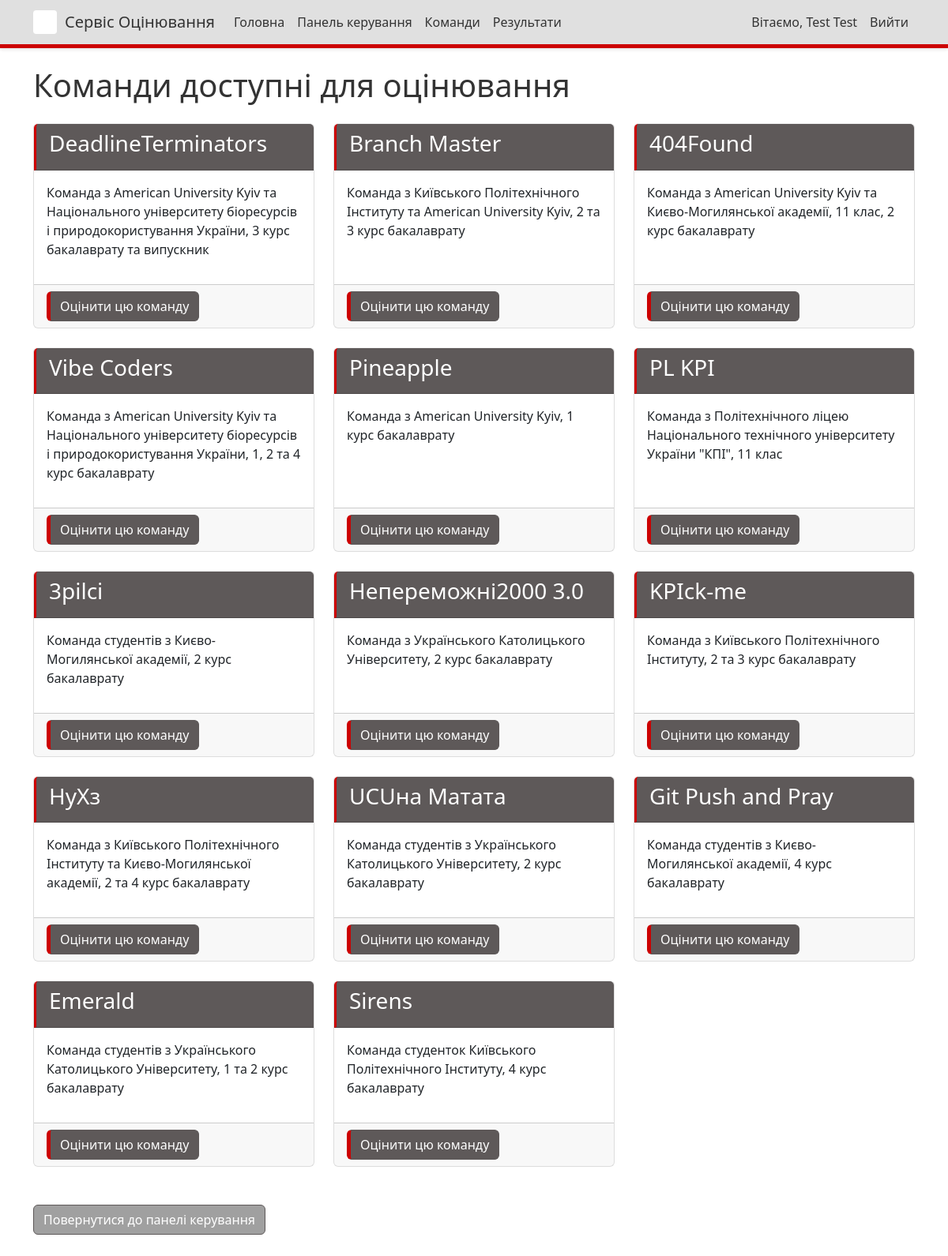
The app's page /teams/ (signed in), older data.
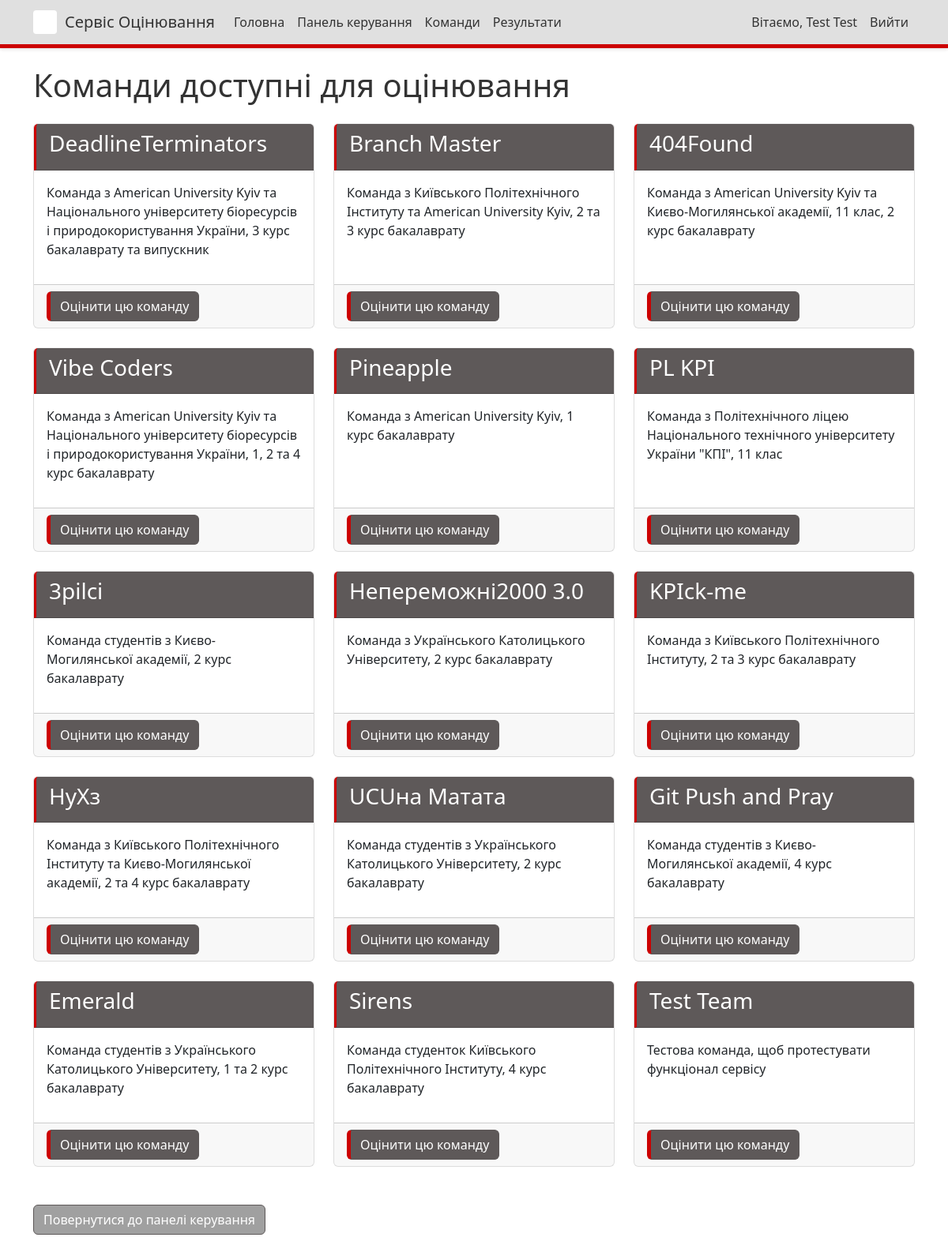
The same page, newer data.
### judging/models.py (models this page shows, shortened)
class Team(models.Model):
    name = models.CharField(max_length=100)
    description = models.TextField(blank=True)
    members = models.TextField(blank=True, help_text="List of team members, one per line")
    members_info = models.TextField(blank=True, help_text="Additional information about team members in format: Student - leader, university, year of study")
    service = models.CharField(max_length=1, choices=SERVICE_CHOICES, blank=True, null=True, help_text="Service vector for the team")

### judging/views.py (the view)
# urls.py: path('teams/', views.team_list, name='team_list'),
@login_required
def team_list(request):
    teams = Team.objects.all()
    judged_teams = set()
    if not (request.user.is_staff or request.user.is_superuser):
        judged_teams = set(Score.objects.filter(judge=request.user).values_list('team_id', flat=True).distinct())
    return render(request, 'judging/team_list.html', {
        'teams': teams,
        'judged_teams': judged_teams
    })

### judging/templates/judging/team_list.html (shortened to what this page needs)
{% extends 'judging/base.html' %}
{% block content %}
<h1 class="mb-4">Команди доступні для оцінювання</h1>
<div class="row">
    {% if teams %}
        {% for team in teams %}
        <div class="col-md-4 mb-4">
            <div class="card h-100">
                <div class="card-header">
                    <h3>{{ team.name }}</h3>
                </div>
                <div class="card-body">
                    <p>{{ team.description }}</p>
                </div>
                <div class="card-footer">
                    {% if not user.is_staff and not user.is_superuser %}
                    <div class="d-flex align-items-center">
                        <a href="{% url 'judge_team' team.id %}" class="btn btn-primary">Оцінити цю команду</a>
                    </div>
                    {% else %}
                    <div class="alert alert-info mb-0">
                        <small>Адміністратори не можуть оцінювати команди</small>
                    </div>
                    {% endif %}
                </div>
            </div>
        </div>
        {% endfor %}
    {% else %}
    <div class="col-12">
        <div class="alert alert-info">
            На даний момент немає команд, доступних для оцінювання.
        </div>
    </div>
    {% endif %}
</div>
<div class="mt-4">
    <a href="{% url 'dashboard' %}" class="btn btn-secondary">Повернутися до панелі керування</a>
</div>
{% endblock %}

Row changes from the older to the newer data that the page shows:
added Team: name "Test Team", description "Тестова команда, щоб протестувати функціонал сервісу"
